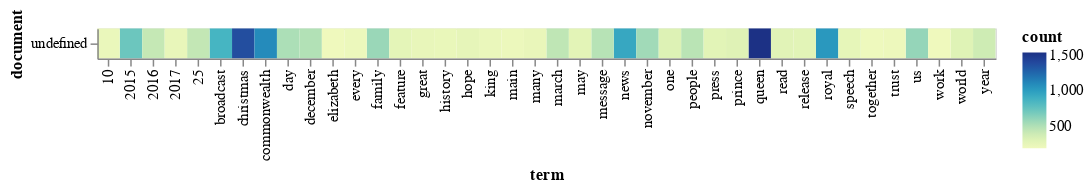

Here is the notebook cell this chart was saved with:
### Markdown cell above
This did not work for me.

### Code cell
import altair as alt
import pandas as pd
import numpy as np
import os
import nltk
from nltk.corpus import stopwords
from collections import Counter

# Download the stopwords corpus (only need to do this once)
nltk.download('stopwords')

# Directory containing the cleaned text files
files_dir = '/content/drive/MyDrive/Colab Notebooks/Final Project/Queens_Speech_Cleaned'

# Initialize an empty list to store data from text files
data_list = []

# Iterate through text files in the directory
for filename in os.listdir(files_dir):
    if filename.endswith('.txt'):
        file_path = os.path.join(files_dir, filename)

        # Open and read the text file
        with open(file_path, 'r', encoding='utf-8') as txt_file:
            text_content = txt_file.read()

            # Append data to the list
            data_list.append({
                'document': filename,  # Use filename as the document identifier
                'text': text_content
            })

# Create a DataFrame from the list
top_tfidf = pd.DataFrame(data_list)

# Tokenize, preprocess, and count term occurrences
all_words = []
stop_words = set(stopwords.words('english'))

for index, row in top_tfidf.iterrows():
    text = row['text'].lower()
    tokens = nltk.word_tokenize(text)
    filtered_words = [word for word in tokens if word.isalnum() and word not in stop_words]
    all_words.extend(filtered_words)

# Use Counter to count term occurrences
term_counter = Counter(all_words)

# Get the top 40 terms
top_terms = term_counter.most_common(40)

# Create a DataFrame for the top terms
top_terms_df = pd.DataFrame(top_terms, columns=['term', 'count'])

# Create a heatmap using Altair
heatmap = alt.Chart(top_terms_df).mark_rect().encode(
    x='term:N',
    y='document:N',
    color='count:Q'
).properties(width=600)

heatmap

### Figure 1 — Vega-Lite specification as saved in the notebook (floating-point values rounded to 4 significant figures)
{"config": {"view": {"continuousWidth": 400, "continuousHeight": 300}}, "data": {"name": "data-dd21a9509d7bd73870527652b40952eb"}, "mark": "rect", "encoding": {"color": {"field": "count", "type": "quantitative"}, "x": {"field": "term", "type": "nominal"}, "y": {"field": "document", "type": "nominal"}}, "width": 600, "$schema": "https://vega.github.io/schema/vega-lite/v4.17.0.json", "datasets": {"data-dd21a9509d7bd73870527652b40952eb": [{"term": "queen", "count": 1542}, {"term": "christmas", "count": 1374}, {"term": "commonwealth", "count": 1093}, {"term": "royal", "count": 1031}, {"term": "news", "count": 944}, {"term": "broadcast", "count": 862}, {"term": "2015", "count": 722}, {"term": "us", "count": 593}, {"term": "family", "count": 577}, {"term": "november", "count": 552}, {"term": "day", "count": 516}, {"term": "december", "count": 497}, {"term": "message", "count": 482}, {"term": "people", "count": 472}, {"term": "march", "count": 450}, {"term": "25", "count": 435}, {"term": "2016", "count": 423}, {"term": "year", "count": 385}, {"term": "one", "count": 311}, {"term": "prince", "count": 302}, {"term": "world", "count": 296}, {"term": "read", "count": 285}, {"term": "press", "count": 277}, {"term": "release", "count": 276}, {"term": "may", "count": 275}, {"term": "feature", "count": 265}, {"term": "hope", "count": 252}, {"term": "speech", "count": 250}, {"term": "great", "count": 241}, {"term": "2017", "count": 238}, {"term": "many", "count": 234}, {"term": "history", "count": 231}, {"term": "10", "count": 223}, {"term": "king", "count": 222}, {"term": "every", "count": 212}, {"term": "main", "count": 210}, {"term": "trust", "count": 202}, {"term": "together", "count": 195}, {"term": "work", "count": 194}, {"term": "elizabeth", "count": 191}]}}
